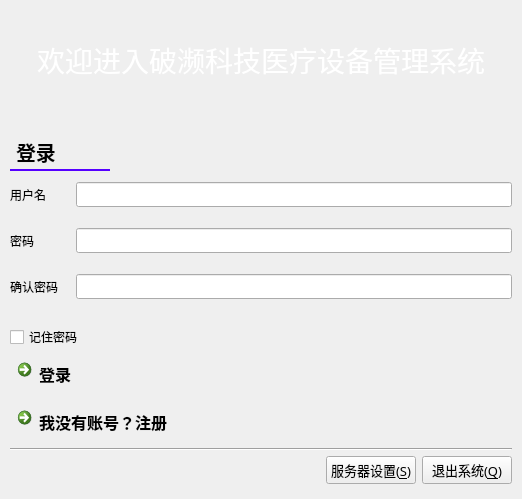
<?xml version="1.0" encoding="UTF-8"?>
<ui version="4.0">
 <class>LoginWindow</class>
 <widget class="QMainWindow" name="LoginWindow">
  <property name="geometry">
   <rect>
    <x>0</x>
    <y>0</y>
    <width>522</width>
    <height>499</height>
   </rect>
  </property>
  <property name="sizePolicy">
   <sizepolicy hsizetype="Ignored" vsizetype="Ignored">
    <horstretch>0</horstretch>
    <verstretch>0</verstretch>
   </sizepolicy>
  </property>
  <property name="font">
   <font>
    <family>微软雅黑</family>
   </font>
  </property>
  <property name="windowTitle">
   <string>登录系统</string>
  </property>
  <property name="windowIcon">
   <iconset>
    <normaloff>tjb.ico</normaloff>tjb.ico</iconset>
  </property>
  <property name="autoFillBackground">
   <bool>false</bool>
  </property>
  <property name="styleSheet">
   <string notr="true">/*background-color: white;*/</string>
  </property>
  <widget class="QWidget" name="centralWidget">
   <layout class="QVBoxLayout" name="verticalLayout_2" stretch="1,0">
    <property name="spacing">
     <number>0</number>
    </property>
    <property name="leftMargin">
     <number>0</number>
    </property>
    <property name="topMargin">
     <number>0</number>
    </property>
    <property name="rightMargin">
     <number>0</number>
    </property>
    <property name="bottomMargin">
     <number>0</number>
    </property>
    <item>
     <widget class="QLabel" name="head">
      <property name="maximumSize">
       <size>
        <width>16777215</width>
        <height>120</height>
       </size>
      </property>
      <property name="font">
       <font>
        <pointsize>-1</pointsize>
       </font>
      </property>
      <property name="mouseTracking">
       <bool>true</bool>
      </property>
      <property name="autoFillBackground">
       <bool>false</bool>
      </property>
      <property name="styleSheet">
       <string notr="true">/*background-color: rgb(85, 0, 255);*/
/*background-color: qlineargradient(spread:reflect, x1:1, y1:1, x2:0, y2:0, stop:0 rgba(0, 0, 127, 255), stop:1 rgba(85, 0, 255, 255));*/
border-image: url(:/img/vista.jpg);
color: white;
font-size: 28px;</string>
      </property>
      <property name="text">
       <string>欢迎进入破濒科技医疗设备管理系统</string>
      </property>
      <property name="textFormat">
       <enum>Qt::AutoText</enum>
      </property>
      <property name="alignment">
       <set>Qt::AlignCenter</set>
      </property>
     </widget>
    </item>
    <item>
     <layout class="QVBoxLayout" name="verticalLayout" stretch="1,1,1,0,1,1,1,1">
      <property name="spacing">
       <number>0</number>
      </property>
      <property name="sizeConstraint">
       <enum>QLayout::SetMinAndMaxSize</enum>
      </property>
      <property name="leftMargin">
       <number>10</number>
      </property>
      <property name="topMargin">
       <number>10</number>
      </property>
      <property name="rightMargin">
       <number>10</number>
      </property>
      <property name="bottomMargin">
       <number>10</number>
      </property>
      <item>
       <layout class="QHBoxLayout" name="TitleLayout">
        <item>
         <widget class="QLabel" name="LoginTitle">
          <property name="minimumSize">
           <size>
            <width>100</width>
            <height>45</height>
           </size>
          </property>
          <property name="font">
           <font>
            <pointsize>-1</pointsize>
            <weight>75</weight>
            <bold>true</bold>
           </font>
          </property>
          <property name="styleSheet">
           <string notr="true">border-bottom: 2px solid rgb(85, 0, 255);
margin: 4px 0;
font-size: 20px;
font-weight: bold;
border-radius: 0px;</string>
          </property>
          <property name="text">
           <string>登录</string>
          </property>
         </widget>
        </item>
        <item>
         <spacer name="horizontalSpacer">
          <property name="orientation">
           <enum>Qt::Horizontal</enum>
          </property>
          <property name="sizeHint" stdset="0">
           <size>
            <width>40</width>
            <height>20</height>
           </size>
          </property>
         </spacer>
        </item>
       </layout>
      </item>
      <item>
       <layout class="QGridLayout" name="gridLayout_2" rowstretch="1,1,1" columnstretch="0,0,1" rowminimumheight="40,40,40" columnminimumwidth="60,0,0">
        <property name="sizeConstraint">
         <enum>QLayout::SetMinimumSize</enum>
        </property>
        <property name="horizontalSpacing">
         <number>6</number>
        </property>
        <item row="0" column="2">
         <widget class="QLineEdit" name="usernameInput">
          <property name="font">
           <font>
            <family>微软雅黑</family>
           </font>
          </property>
         </widget>
        </item>
        <item row="0" column="0">
         <widget class="QLabel" name="usernameLabel">
          <property name="minimumSize">
           <size>
            <width>50</width>
            <height>0</height>
           </size>
          </property>
          <property name="font">
           <font>
            <family>微软雅黑</family>
           </font>
          </property>
          <property name="text">
           <string>用户名</string>
          </property>
          <property name="buddy">
           <cstring>usernameInput</cstring>
          </property>
         </widget>
        </item>
        <item row="1" column="2">
         <widget class="QLineEdit" name="passwordInput">
          <property name="font">
           <font>
            <family>微软雅黑</family>
           </font>
          </property>
         </widget>
        </item>
        <item row="1" column="0">
         <widget class="QLabel" name="passwordLabel">
          <property name="minimumSize">
           <size>
            <width>50</width>
            <height>0</height>
           </size>
          </property>
          <property name="font">
           <font>
            <family>微软雅黑</family>
           </font>
          </property>
          <property name="text">
           <string>密码</string>
          </property>
          <property name="buddy">
           <cstring>passwordInput</cstring>
          </property>
         </widget>
        </item>
        <item row="2" column="1">
         <spacer name="ensurePasswordSpacer">
          <property name="orientation">
           <enum>Qt::Vertical</enum>
          </property>
          <property name="sizeType">
           <enum>QSizePolicy::Minimum</enum>
          </property>
          <property name="sizeHint" stdset="0">
           <size>
            <width>0</width>
            <height>37</height>
           </size>
          </property>
         </spacer>
        </item>
        <item row="1" column="1">
         <spacer name="verticalSpacer">
          <property name="orientation">
           <enum>Qt::Vertical</enum>
          </property>
          <property name="sizeType">
           <enum>QSizePolicy::Minimum</enum>
          </property>
          <property name="sizeHint" stdset="0">
           <size>
            <width>0</width>
            <height>37</height>
           </size>
          </property>
         </spacer>
        </item>
        <item row="0" column="1">
         <spacer name="verticalSpacer_2">
          <property name="orientation">
           <enum>Qt::Vertical</enum>
          </property>
          <property name="sizeType">
           <enum>QSizePolicy::Minimum</enum>
          </property>
          <property name="sizeHint" stdset="0">
           <size>
            <width>0</width>
            <height>37</height>
           </size>
          </property>
         </spacer>
        </item>
        <item row="2" column="0">
         <widget class="QLabel" name="ensurePasswordLabel">
          <property name="minimumSize">
           <size>
            <width>50</width>
            <height>0</height>
           </size>
          </property>
          <property name="font">
           <font>
            <family>微软雅黑</family>
           </font>
          </property>
          <property name="text">
           <string>确认密码</string>
          </property>
          <property name="buddy">
           <cstring>ensurePasswordInput</cstring>
          </property>
         </widget>
        </item>
        <item row="2" column="2">
         <widget class="QLineEdit" name="ensurePasswordInput">
          <property name="font">
           <font>
            <family>微软雅黑</family>
           </font>
          </property>
         </widget>
        </item>
       </layout>
      </item>
      <item>
       <spacer name="verticalSpacer_3">
        <property name="orientation">
         <enum>Qt::Vertical</enum>
        </property>
        <property name="sizeHint" stdset="0">
         <size>
          <width>20</width>
          <height>5</height>
         </size>
        </property>
       </spacer>
      </item>
      <item>
       <widget class="QCheckBox" name="rememberPassword">
        <property name="minimumSize">
         <size>
          <width>0</width>
          <height>30</height>
         </size>
        </property>
        <property name="text">
         <string>记住密码</string>
        </property>
       </widget>
      </item>
      <item>
       <widget class="QCommandLinkButton" name="LoginBtn">
        <property name="minimumSize">
         <size>
          <width>0</width>
          <height>48</height>
         </size>
        </property>
        <property name="font">
         <font>
          <family>微软雅黑</family>
          <pointsize>-1</pointsize>
         </font>
        </property>
        <property name="cursor">
         <cursorShape>PointingHandCursor</cursorShape>
        </property>
        <property name="styleSheet">
         <string notr="true">font-family: &quot;微软雅黑&quot;;
font-size: 16px;</string>
        </property>
        <property name="text">
         <string>登录</string>
        </property>
       </widget>
      </item>
      <item>
       <widget class="QCommandLinkButton" name="ToRegister">
        <property name="minimumSize">
         <size>
          <width>0</width>
          <height>48</height>
         </size>
        </property>
        <property name="font">
         <font>
          <family>微软雅黑</family>
          <pointsize>-1</pointsize>
         </font>
        </property>
        <property name="cursor">
         <cursorShape>PointingHandCursor</cursorShape>
        </property>
        <property name="autoFillBackground">
         <bool>false</bool>
        </property>
        <property name="styleSheet">
         <string notr="true">font-family: &quot;微软雅黑&quot;;
font-size: 16px;</string>
        </property>
        <property name="text">
         <string>我没有账号？注册</string>
        </property>
       </widget>
      </item>
      <item>
       <widget class="Line" name="line">
        <property name="orientation">
         <enum>Qt::Horizontal</enum>
        </property>
       </widget>
      </item>
      <item>
       <layout class="QHBoxLayout" name="ExitLayout">
        <item>
         <spacer name="horizontalSpacer_2">
          <property name="orientation">
           <enum>Qt::Horizontal</enum>
          </property>
          <property name="sizeHint" stdset="0">
           <size>
            <width>40</width>
            <height>38</height>
           </size>
          </property>
         </spacer>
        </item>
        <item>
         <widget class="QPushButton" name="ServerSetting">
          <property name="minimumSize">
           <size>
            <width>90</width>
            <height>28</height>
           </size>
          </property>
          <property name="font">
           <font>
            <family>微软雅黑</family>
            <pointsize>10</pointsize>
           </font>
          </property>
          <property name="text">
           <string>服务器设置(&amp;S)</string>
          </property>
         </widget>
        </item>
        <item>
         <widget class="QPushButton" name="ExitBtn">
          <property name="minimumSize">
           <size>
            <width>90</width>
            <height>28</height>
           </size>
          </property>
          <property name="font">
           <font>
            <family>微软雅黑</family>
            <pointsize>10</pointsize>
           </font>
          </property>
          <property name="text">
           <string>退出系统(&amp;Q)</string>
          </property>
         </widget>
        </item>
       </layout>
      </item>
     </layout>
    </item>
   </layout>
  </widget>
 </widget>
 <layoutdefault spacing="6" margin="11"/>
 <tabstops>
  <tabstop>usernameInput</tabstop>
  <tabstop>passwordInput</tabstop>
  <tabstop>ensurePasswordInput</tabstop>
  <tabstop>LoginBtn</tabstop>
  <tabstop>ToRegister</tabstop>
  <tabstop>ServerSetting</tabstop>
  <tabstop>ExitBtn</tabstop>
 </tabstops>
 <resources/>
 <connections/>
</ui>
